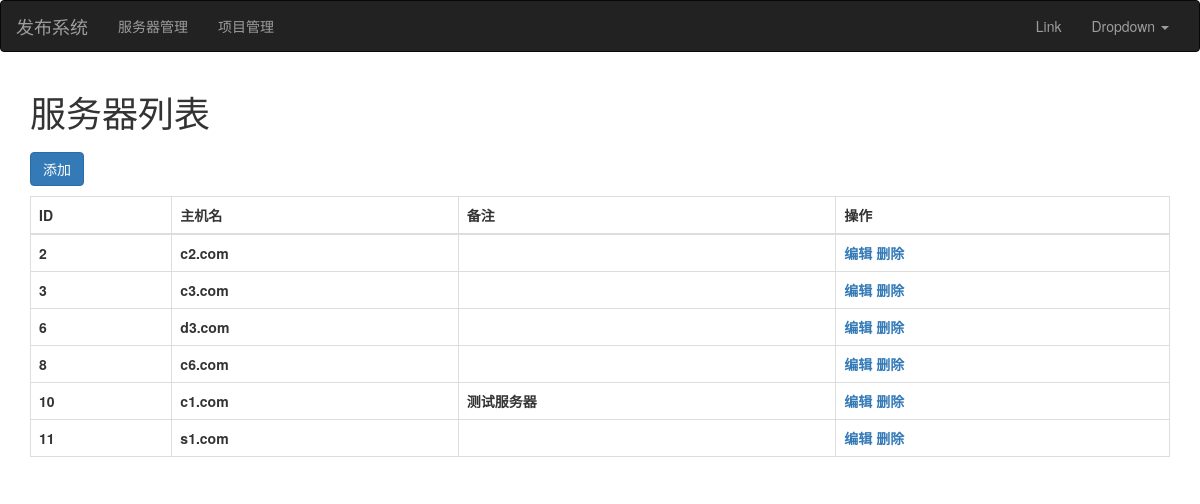
The app's page /server/list/ with its own data.
### web/models.py (models this page shows, shortened)
class Server(models.Model):
    hostname = models.CharField(verbose_name='主机名',max_length=32)
    notices = models.CharField(verbose_name='备注',max_length=32,blank=True,default="")

### web/views/server.py (the view)
# urls.py: path('server/list/',server.server_list,name='server_list'),
def server_list(request):
    server_obj = Server.objects.all()
    return render(request,'server_list.html',locals())

### templates/server_list.html (shortened to what this page needs)
{% extends 'layout.html' %}
{% block content %}
    <div class="container">
        <h1>服务器列表</h1>
        <div>
            <a style="margin: 10px 0;" href="{% url 'server_add' %}" class="btn btn-primary">添加</a>
        </div>
        <table class="table table-bordered">
            <thead>
                <th>ID</th>
                <th>主机名</th>
                <th>备注</th>
                <th>操作</th>
            </thead>
            <tbody>
            {% for obj in server_obj %}
                <tr>
                    <th>{{ obj.id }}</th>
                    <th>{{ obj.hostname }}</th>
                    <th>{{ obj.notices }}</th>
                    <th><span><a href="{% url 'server_edit' pk=obj.id %}">编辑</a></span> <span><a onclick="removeRow(this,{{obj.id}});">删除</a></span></th>
                </tr>
            {% endfor %}
            </tbody>
        </table>
    </div>
{% endblock %}

### records on screen
Server: id "2", hostname "c2.com"
Server: id "3", hostname "c3.com"
Server: id "6", hostname "d3.com"
Server: id "8", hostname "c6.com"
Server: id "10", hostname "c1.com", notices "测试服务器"
Server: id "11", hostname "s1.com"
